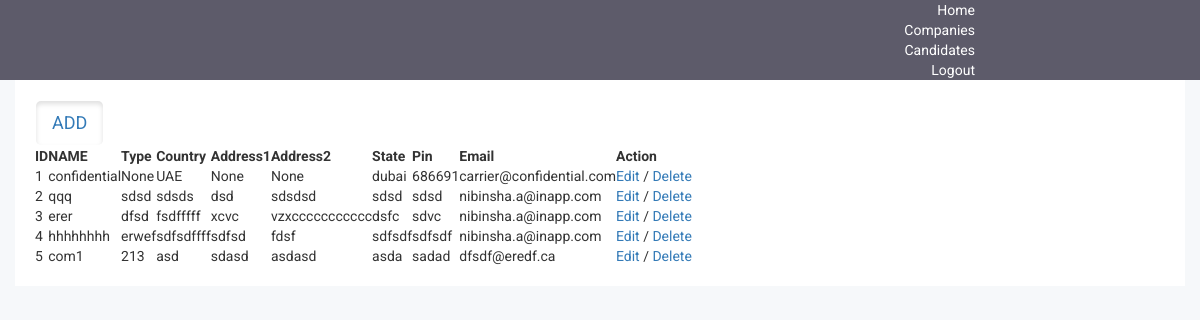
/company_list/, run on the app's committed database.
### app/models.py (models this page shows)
class ClientMaster(models.Model):
	company_name = models.CharField(max_length=250)
	industry_type = models.CharField(max_length=250, null=True)
	country = models.CharField(max_length=250)
	address1 = models.CharField(max_length=250, null=True)
	address2 = models.CharField(max_length=250, null=True)
	state = models.CharField(max_length=250)
	pin = models.CharField(max_length=50)
	email = models.EmailField(max_length = 254)

### app/views.py (the view)
# urls.py: path('company_list/', CompanyList.as_view(), name="company_list"),
class CompanyList(ListView):
    template_name = 'app/company_list.html'
    success_url = 'candidate_master'
    model = ClientMaster

### app/templates/app/company_list.html (shortened to what this page needs)
{% extends "base.html" %}
{% load static %}
        {% block body_block %}
        <div class="data-table-area mg-b-15">
            <div class="container-fluid">
                <div class="row">
                    <div class="col-lg-12 col-md-12 col-sm-12 col-xs-12">
                        <div class="sparkline13-list">
                            <div class="sparkline13-graph">
                                        <a href={% url 'company_add' %} class="btn btn-secondary btn-lg active" role="button">ADD</a>
                                    <table id="table" data-toggle="table" data-pagination="true" data-search="true" data-show-columns="true" data-show-pagination-switch="true" data-show-refresh="true" data-key-events="true" data-show-toggle="true" data-resizable="true" data-cookie="true"
                                        data-cookie-id-table="saveId" data-show-export="true" data-click-to-select="true" data-toolbar="#toolbar">
                                        <thead>
                                            <tr>
                                                <th data-field="id">ID</th>
                                                <th data-field="name" data-editable="true">NAME</th>
                                                <th data-field="email" data-editable="true">Type</th>
                                                <th data-field="country" data-editable="true">Country</th>
                                                <th data-field="address1" data-editable="true">Address1</th>
                                                <th data-field="address2" data-editable="true">Address2</th>
                                                <th data-field="state" data-editable="true">State</th>
                                                <th data-field="pin" data-editable="true">Pin</th>
                                                <th data-field="email" data-editable="true">Email</th>
                                                <th data-field="action">Action</th>
                                            </tr>
                                        </thead>
                                        <tbody>
                                            {% for i in object_list %}
                                                <tr>
                                                <td>{{ i.id }}</td>
                                                <td>{{ i.company_name }}</td>
                                                <td>{{ i.industry_type }}</td>
                                                <td>{{ i.country }}</td>
                                                <td>{{ i.address1 }}</td>
                                                <td>{{ i.address2 }}</td>
                                                <td>{{ i.state }}</td>
                                                <td>{{ i.pin }}</td>
                                                <td>{{ i.email }}</td>
                                                <td class="datatable-ct"> <a href={% url 'company_edit' company_id=i.id %}> Edit </a>
                                                    /
                                                <a href={% url 'company_delete' company_id=i.id %}> Delete </a>
                                                </td>
                                            </tr>
                                            {% endfor%}
                                        </tbody>
                                    </table>
                                </div>
                            </div>
                        </div>
                    </div>
                </div>
            </div>
        {% endblock %}

### static/css/main.css (style rules this page uses)
html { color: #222; font-size: 1em; line-height: 1.4; }

### data on the page
ClientMaster: id "1", company_name "confidential", industry_type "None", country "UAE", address1 "None", address2 "None", state "dubai", pin "686691", email "carrier@confidential.com"
ClientMaster: id "2", company_name "qqq", industry_type "sdsd", country "sdsds", address1 "dsd", address2 "sdsdsd", state "sdsd", pin "sdsd", email "nibinsha.a@inapp.com"
ClientMaster: id "3", company_name "erer", industry_type "dfsd", country "fsdfffff", address1 "xcvc", address2 "vzxccccccccccc", state "dsfc", pin "sdvc", email "nibinsha.a@inapp.com"
ClientMaster: id "4", company_name "hhhhhhhh", industry_type "erwef", country "sdfsdffff", address1 "sdfsd", address2 "fdsf", state "sdfsdf", pin "sdfsdf", email "nibinsha.a@inapp.com"
ClientMaster: id "5", company_name "com1", industry_type "213", country "asd", address1 "sdasd", address2 "asdasd", state "asda", pin "sadad", email "dfsdf@eredf.ca"
